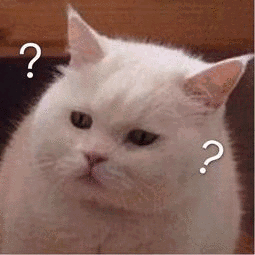
#> input picture mosaic/test.jpg, 255 x 255 px
$ python -i mosaic_numba.py   (imports and definitions only)   (older library calls are emulated)
#> lines starting #> are read from the running program, lines starting #| are printed output that depends on the picture
# !/usr/bin/env python3
# -*- coding: utf-8 -*-
# @author: SaltFish
# @file: mosaic_numba.py
# @date: 2020/06/03
import os
import sys

from PIL import Image
from numba import cuda
from numba.typed import List

TILE_SIZE = 32  # 块的高度/宽度（以像素为单位）
TILE_MATCH_RES = 8  # 块匹配分辨率（值越高，拟合度越好，但需要更多处理），与TILE_SIZE相等时，图像保持原有品质
ENLARGEMENT = 2  # 马赛克图像的宽度和高度将比原始图像大的倍数

TILE_BLOCK_SIZE = TILE_SIZE / max(min(TILE_MATCH_RES, TILE_SIZE), 1)
OUT_FILE = "mosaic_numba.png"


def get_target_data(target_file_path):
#> called with target_file_path = 'test.jpg'
    print("Processing main image...")
    img = Image.open(target_file_path)
#> img is the input picture: PIL image 255x255 P; mean R, G, B 134.2, 102.3, 93.4
    w = img.size[0] * ENLARGEMENT
#> w = 510
    h = img.size[1] * ENLARGEMENT
#> h = 510
    large_img = img.resize((w, h), Image.ANTIALIAS)
    w_diff = (w % TILE_SIZE) / 2
#> w_diff = 15
    h_diff = (h % TILE_SIZE) / 2
#> h_diff = 15
    # 裁切图像使用完整的小图片
    if w_diff or h_diff:
        large_img = large_img.crop((w_diff, h_diff, w - w_diff, h - h_diff))
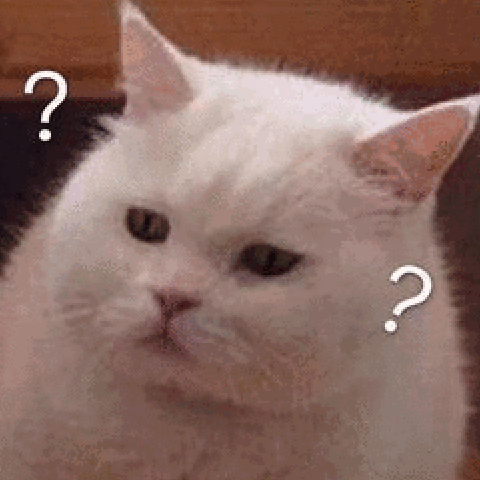
#> large_img: PIL image 480x480 P; mean R, G, B 137.7, 106.4, 97.7
    small_img = large_img.resize(
        (int(w / TILE_BLOCK_SIZE), int(h / TILE_BLOCK_SIZE)), Image.ANTIALIAS
    )
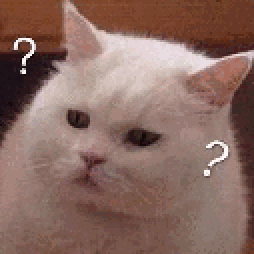
#> small_img: PIL image 127x127 P (shown 2 times larger); mean R, G, B 137.8, 106.5, 97.9
    image_data = (large_img.convert("RGB"), small_img.convert("RGB"))
    print("Main image processed.")
    return image_data


# [67 lines left out: functions process_tile, get_tiles_data, get_tile_diff, get_best_fit_tile, not called in this run]


class MosaicImage:
    # [10 lines left out: functions __init__, add_tile, not called in this run]

    def save(self, path):
        self.image.save(path)


# [43 lines not run here, left out]

>>> result = get_target_data('test.jpg')
